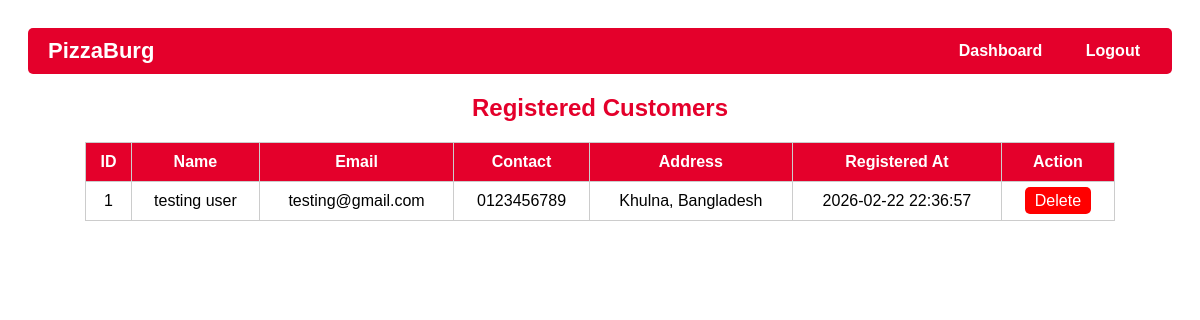
The app's page /admin/customer_details.php (signed in) with its own data.
### tables this page shows
CREATE TABLE `customer` (
  `customer_id` int(11) NOT NULL,
  `name` varchar(100) NOT NULL,
  `email` varchar(100) NOT NULL,
  `password` varchar(255) NOT NULL,
  `contact` varchar(20) DEFAULT NULL,
  `address` text DEFAULT NULL,
  `created_at` datetime DEFAULT current_timestamp()
);

### admin/customer_details.php (the view, shortened to what this page needs)
<?php
include("../includes/config.php");
$customers = mysqli_query($conn,"SELECT * FROM customer ORDER BY created_at DESC");
?>
<!DOCTYPE html>
<html>
<head>
</head>
<body>
<div class="top-bar">
    <div class="logo">PizzaBurg</div>
    <div class="nav-links">
        <a href="index.php">Dashboard</a>
        <a href="logout.php">Logout</a>
    </div>
</div>
<h2>Registered Customers</h2>
<?php if(mysqli_num_rows($customers) > 0): ?>
<table>
  <tr>
    <th>ID</th>
    <th>Name</th>
    <th>Email</th>
    <th>Contact</th>
    <th>Address</th>
    <th>Registered At</th>
    <th>Action</th>
  </tr>
  <?php while($cust = mysqli_fetch_assoc($customers)): ?>
  <tr>
    <td><?php echo $cust['customer_id']; ?></td>
    <td><?php echo $cust['name']; ?></td>
    <td><?php echo $cust['email']; ?></td>
    <td><?php echo $cust['contact']; ?></td>
    <td><?php echo $cust['address']; ?></td>
    <td><?php echo $cust['created_at']; ?></td>
    <td>
      <a href="customer_details.php?delete_customer=<?php echo $cust['customer_id']; ?>" class="btn delete" onclick="return confirm('Are you sure to delete this customer?');">Delete</a>
    </td>
  </tr>
  <?php endwhile; ?>
</table>
<?php else: ?>
<p style="text-align:center;">No customers found.</p>
<?php endif; ?>
</body>
</html>

### admin/customer_details.php (style rules this page uses)
body { font-family:Arial; background:#fff; padding:20px; }
h2 { text-align:center;color:#e4002b; }
.top-bar { display:flex; justify-content:space-between; align-items:center; background:#e4002b; padding:10px 20px; color:white; border-radius:5px; margin-bottom:20px; }
.top-bar .logo { font-size:22px; font-weight:bold; }
.top-bar .nav-links a { margin-left:15px; color:white; text-decoration:none; font-weight:bold; padding:6px 12px; border-radius:4px; transition:0.3s; }
table { width:90%;margin:auto;border-collapse:collapse;margin-top:20px; }
th, td { border:1px solid #ccc;padding:10px;text-align:center; }
th { background:#e4002b;color:white; }
.btn { background:#e4002b;color:white;padding:5px 10px;text-decoration:none;border-radius:5px;margin:2px; transition:0.3s; }
.btn.delete { background:red; }

### records on screen
customer: customer_id "1", name "testing user", email "testing@gmail.com", contact "0123456789", address "Khulna, Bangladesh", created_at "2026-02-22 22:36:57"
